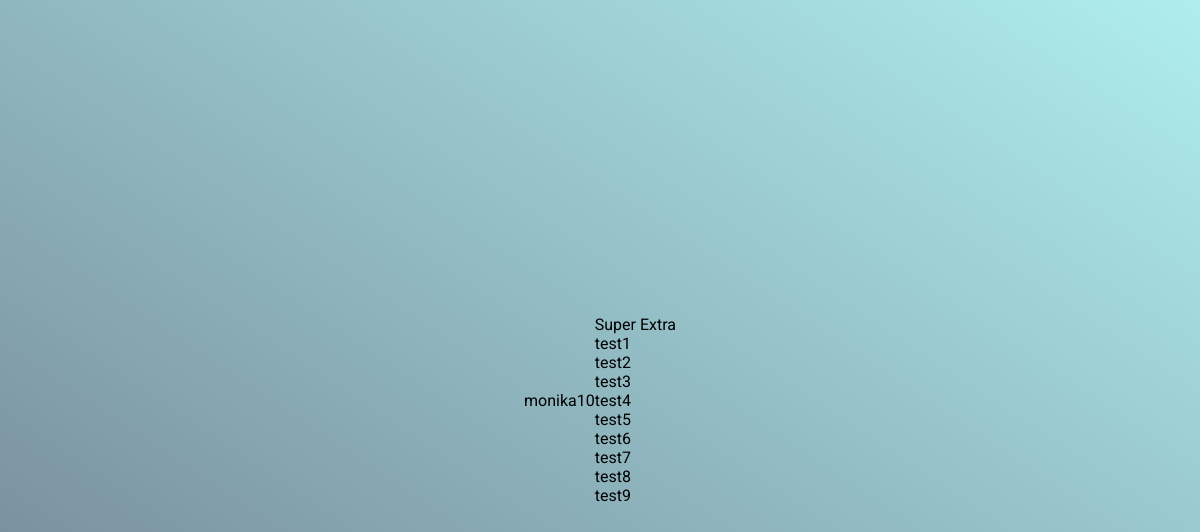
Before: /user/2 (signed in) with the older database file.
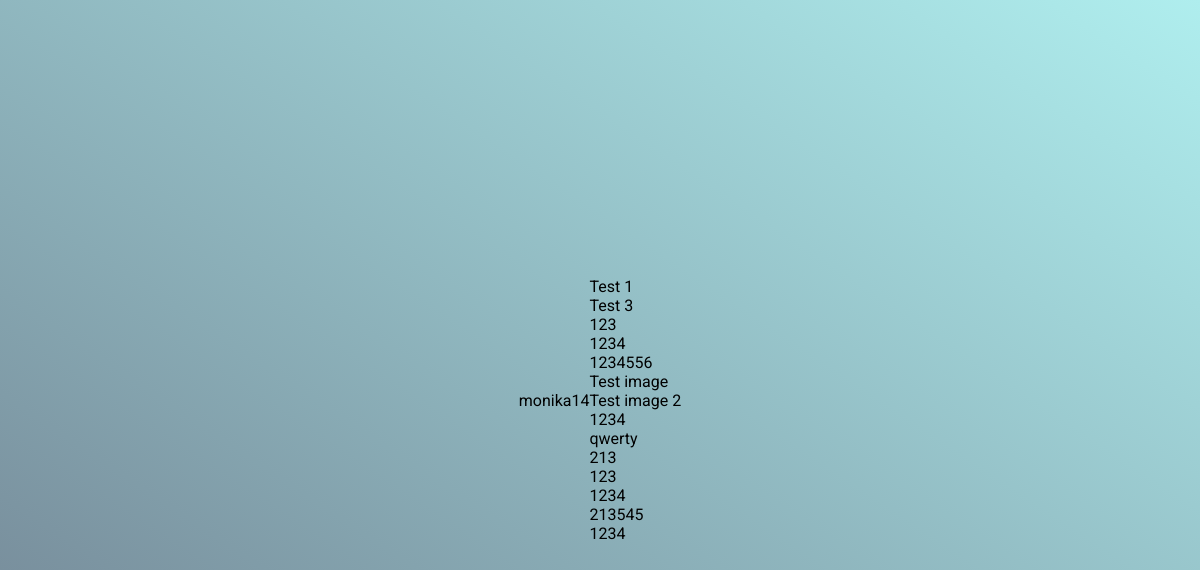
After: the same page with the newer database file.
### TT/models/post.py (models this page shows, shortened)
class Post(models.Model):
    userTT = models.ForeignKey(UserTT, on_delete=models.CASCADE, null=True)
    content = models.CharField(max_length=256)
    post_pic = models.ImageField(upload_to='post_pics', blank=True, null=True)
    date = models.DateTimeField(auto_now=True)

### TT/views.py (the view)
# urls.py: path('user/<int:id>', views.user_profile, name='userProfile')
@login_required
def user_profile(request, id):
    user = UserTT.objects.get(id=id)
    post = Post.objects.all().filter(userTT=user)
    print(user.post_count())
    context = {
        'user':user,
        'post': post,
        'post_count': user.post_count(),
    }
    return render(request, 'log/userprofile.html', context)

### TT/models/user_tt.py (called while the page is built)
    def post_count(self):
        from TT.models.post import Post
        return Post.objects.all().filter(userTT=self).count()

### TT/templates/log/userprofile.html (shortened to what this page needs)
{% extends "layouts/basic.html" %}
{% block content %}
    <div>{{ user.user.username}}</div>
    <br>
    <div>{{post_count}}</div>
    <br>
    {%for i in post%}
        {{i.content}}
        <br>
    {%endfor%}
{% endblock %}

Changed rows visible on the page:
removed Post: content "Super Extra"
removed Post: content "test1"
removed Post: content "test2"
removed Post: content "test3"
removed Post: content "test4"
removed Post: content "test5"
removed Post: content "test6"
removed Post: content "test7"
removed Post: content "test8"
removed Post: content "test9"
added Post: content "Test 1"
added Post: content "Test 3"
added Post: content "123"
added Post: content "1234"
added Post: content "1234556"
added Post: content "Test image"
added Post: content "Test image 2"
added Post: content "1234"
added Post: content "qwerty"
added Post: content "213"
added Post: content "123"
added Post: content "1234"
added Post: content "213545"
added Post: content "1234"
Other visible differences:
{{ post_count }}: "10" → "14"
